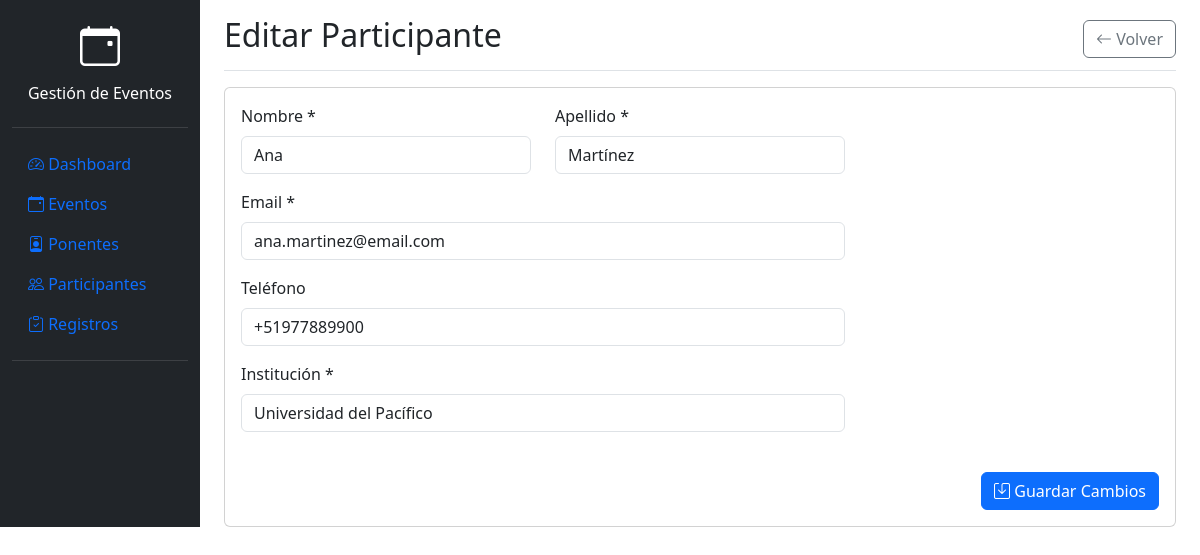
Page /frontend/views/participantes/editar.php?id=4 on the committed database.
### tables this page shows
CREATE TABLE IF NOT EXISTS participantes (
    participante_id INT AUTO_INCREMENT PRIMARY KEY,
    nombre VARCHAR(100) NOT NULL,
    apellido VARCHAR(100) NOT NULL,
    email VARCHAR(150) UNIQUE NOT NULL,
    telefono VARCHAR(20),
    institucion VARCHAR(150),
    created_at TIMESTAMP DEFAULT CURRENT_TIMESTAMP
);

### frontend/views/participantes/editar.php (the view, shortened to what this page needs)
<?php
$conn = mysqli_connect(DB_HOST, DB_USER, DB_PASS, DB_NAME);
$participante_id = isset($_GET['id']) ? (int)$_GET['id'] : 0;
$query = "SELECT * FROM participantes WHERE participante_id = ?";
$stmt = mysqli_prepare($conn, $query);
mysqli_stmt_bind_param($stmt, 'i', $participante_id);
mysqli_stmt_execute($stmt);
$resultado = mysqli_stmt_get_result($stmt);
$participante = mysqli_fetch_assoc($resultado);
?>
<!DOCTYPE html>
<html lang="es">
<head>
    <link href="https://cdn.jsdelivr.net/npm/bootstrap@5.3.0/dist/css/bootstrap.min.css" rel="stylesheet">
    <link rel="stylesheet" href="https://cdn.jsdelivr.net/npm/bootstrap-icons@1.11.1/font/bootstrap-icons.css">
    <link rel="stylesheet" href="../../css/styles.css">
</head>
<body>
<div class="container-fluid">
    <div class="row">
        <?php include '../layouts/sidebar.php'; ?>
        <main class="col-md-9 ms-sm-auto col-lg-10 px-md-4">
            <div class="d-flex justify-content-between flex-wrap flex-md-nowrap align-items-center pt-3 pb-2 mb-3 border-bottom">
                <h1 class="h2">Editar Participante</h1>
                <div class="btn-toolbar mb-2 mb-md-0">
                    <a href="index.php" class="btn btn-outline-secondary">
                        <i class="bi bi-arrow-left"></i> Volver
                    </a>
                </div>
            </div>
            <div class="card">
                <div class="card-body">
                    <form action="" method="POST" class="needs-validation" novalidate>
                        <div class="row">
                            <div class="col-md-8">
                                <div class="row">
                                    <div class="col-md-6 mb-3">
                                        <label for="nombre" class="form-label">Nombre *</label>
                                        <input type="text" class="form-control" id="nombre" name="nombre"
                                               value="<?php echo isset($participante['nombre']) ? htmlspecialchars($participante['nombre']) : ''; ?>" required>
                                    </div>
                                    <div class="col-md-6 mb-3">
                                        <label for="apellido" class="form-label">Apellido *</label>
                                        <input type="text" class="form-control" id="apellido" name="apellido"
                                               value="<?php echo isset($participante['apellido']) ? htmlspecialchars($participante['apellido']) : ''; ?>" required>
                                    </div>
                                </div>
                                <div class="mb-3">
                                    <label for="email" class="form-label">Email *</label>
                                    <input type="email" class="form-control" id="email" name="email"
                                           value="<?php echo isset($participante['email']) ? htmlspecialchars($participante['email']) : ''; ?>" required>
                                </div>
                                <div class="mb-3">
                                    <label for="telefono" class="form-label">Teléfono</label>
                                    <input type="tel" class="form-control" id="telefono" name="telefono"
                                           value="<?php echo isset($participante['telefono']) ? htmlspecialchars($participante['telefono']) : ''; ?>">
                                </div>
                                <div class="mb-3">
                                    <label for="institucion" class="form-label">Institución *</label>
                                    <input type="text" class="form-control" id="institucion" name="institucion"
                                           value="<?php echo isset($participante['institucion']) ? htmlspecialchars($participante['institucion']) : ''; ?>" required>
                                </div>
                            </div>
                        </div>
                        <div class="text-end mt-4">
                            <button type="submit" class="btn btn-primary">
                                <i class="bi bi-save"></i> Guardar Cambios
                            </button>
                        </div>
                    </form>
                </div>
            </div>
        </main>
    </div>
</div>
</body>
</html>

### frontend/css/styles.css (style rules this page uses)
:root { --color-primario: #0056b3; --color-secundario: #6c757d; --color-exito: #28a745; --color-peligro: #dc3545; --color-fondo: #f8f9fa; --color-texto: #212529; --transition-speed: 0.3s; }

### rows in the picture
participantes: nombre "Ana", apellido "Martínez", email "ana.martinez@email.com", telefono "+51977889900", institucion "Universidad del Pacífico"
